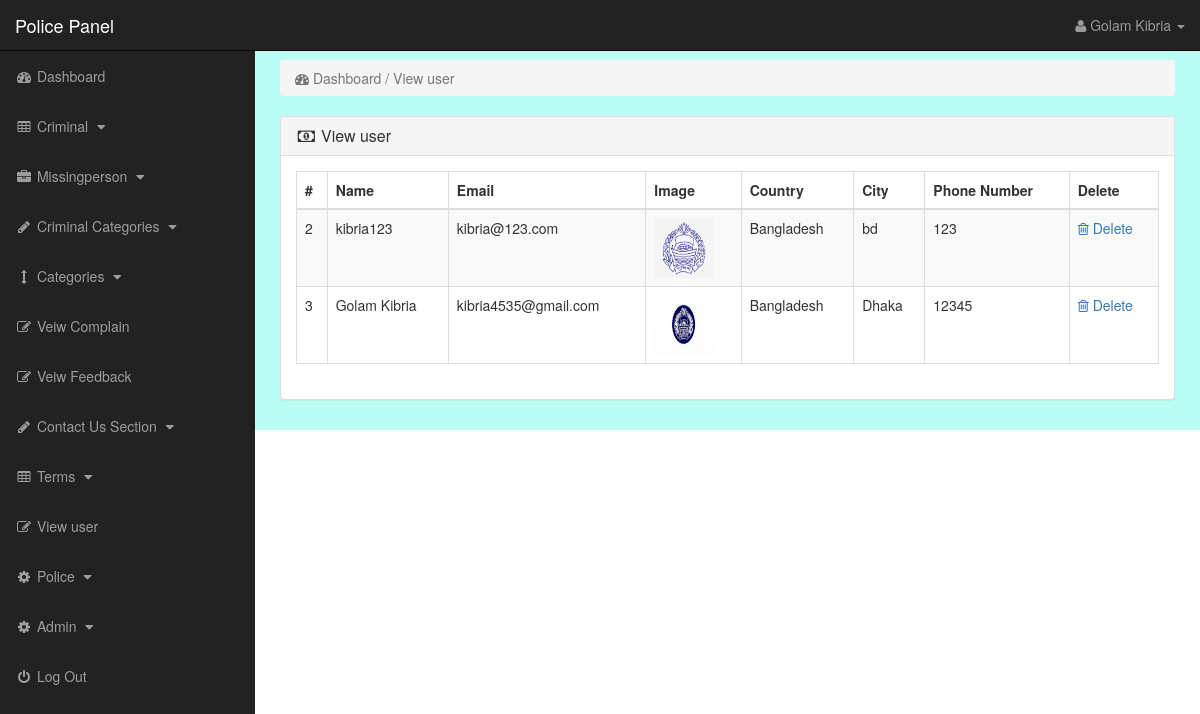
/police/index.php?view_user (signed in), run on the app's committed database.
### tables this page shows
CREATE TABLE `police` (
  `police_id` int(10) NOT NULL,
  `police_name` varchar(255) NOT NULL,
  `police_station` varchar(255) NOT NULL,
  `police_email` varchar(255) NOT NULL,
  `police_pass` varchar(255) NOT NULL,
  `police_image` text NOT NULL,
  `police_contact` varchar(255) NOT NULL,
  `police_country` text NOT NULL,
  `police_job` varchar(255) NOT NULL,
  `police_about` text NOT NULL
);

CREATE TABLE `user` (
  `user_id` int(10) NOT NULL,
  `user_name` varchar(255) NOT NULL,
  `user_email` varchar(255) NOT NULL,
  `user_pass` varchar(255) NOT NULL,
  `user_country` text NOT NULL,
  `user_city` text NOT NULL,
  `user_contact` varchar(255) NOT NULL,
  `user_address` text NOT NULL,
  `user_image` text NOT NULL,
  `user_ip` varchar(255) NOT NULL,
  `user_confirm_code` text NOT NULL
);

### police/view_user.php (the view, shortened to what this page needs)
<?php
if(!isset($_SESSION['police_email'])){
echo "<script>window.open('login.php','_self')</script>";
}
else {
?>
<div class="row">
<div class="col-lg-12">
<ol class="breadcrumb">
<li class="active">
<i class="fa fa-dashboard"></i> Dashboard / View user
</li>
</ol>
</div>
</div>
<div class="row">
<div class="col-lg-12">
<div class="panel panel-default">
<div class="panel-heading">
<h3 class="panel-title">
<i class="fa fa-money fa-fw"></i> View user
</h3>
</div>
<div class="panel-body" >
<div class="table-responsive" >
<table class="table table-bordered table-hover table-striped" >
<thead>
<tr>
<th>#</th>
<th>Name</th>
<th>Email</th>
<th>Image</th>
<th>Country</th>
<th>City</th>
<th>Phone Number</th>
<th>Delete</th>
</tr>
</thead>
<tbody>
<?php
$get_c = "select * from user";
$run_c = mysqli_query($con,$get_c);
while($row_c=mysqli_fetch_array($run_c)){
$c_id = $row_c['user_id'];
$c_name = $row_c['user_name'];
$c_email = $row_c['user_email'];
$c_image = $row_c['user_image'];
$c_country = $row_c['user_country'];
$c_city = $row_c['user_city'];
$c_contact = $row_c['user_contact'];
?>
<tr>
<td><?php echo $c_id; ?></td>
<td><?php echo $c_name; ?></td>
<td><?php echo $c_email; ?></td>
<td><img src="../user/user_images/<?php echo $c_image; ?>" width="60" height="60" ></td>
<td><?php echo $c_country; ?></td>
<td><?php echo $c_city; ?></td>
<td><?php echo $c_contact; ?></td>
<td>
<a href="index.php?user_delete=<?php echo $c_id; ?>" >
<i class="fa fa-trash-o" ></i> Delete
</a>
</td>
</tr>
<?php } ?>
</tbody>
</table>
</div>
</div>
</div>
</div>
</div>
<?php } ?>

### police/includes/sidebar.php (shortened to what this page needs)
<?php
if (!isset($_SESSION['police_email'])) {
    echo "<script>window.open('login.php','_self')</script>";
} else {
?>
    <nav class="navbar navbar-inverse navbar-fixed-top">
        <div class="navbar-header">
            <a class="navbar-brand" href="index.php?dashboard">Police Panel</a>
        </div>
        <ul class="nav navbar-right top-nav">
            <li class="dropdown">
                <a href="#" class="dropdown-toggle" data-toggle="dropdown">
                    <i class="fa fa-user"></i>
                    <?php echo $police_name; ?> <b class="caret"></b>
                </a>
            </li>
        </ul>
        <div class="collapse navbar-collapse navbar-ex1-collapse">
            <ul class="nav navbar-nav side-nav">
                <li>
                    <a href="index.php?dashboard">
                        <i class="fa fa-fw fa-dashboard"></i> Dashboard
                    </a>
                </li>
                <li>
                    <a href="#" data-toggle="collapse" data-target="#criminal">
                        <i class="fa fa-fw fa-table"></i> Criminal
                        <i class="fa fa-fw fa-caret-down"></i>
                    </a>
                </li>
                <li>
                    <a href="#" data-toggle="collapse" data-target="#missingperson">
                        <i class="fa fa-fw fa-briefcase"></i> Missingperson
                        <i class="fa fa-fw fa-caret-down"></i>
                    </a>
                </li>
                <li>
                    <a href="#" data-toggle="collapse" data-target="#c_cat">
                        <i class="fa fa-fw fa-pencil"></i> Criminal Categories
                        <i class="fa fa-fw fa-caret-down"></i>
                    </a>
                </li>
                <li>
                    <a href="#" data-toggle="collapse" data-target="#cat">
                        <i class="fa fa-fw fa-arrows-v"></i> Categories
                        <i class="fa fa-fw fa-caret-down"></i>
                    </a>
                </li>
                <li>
<a href="index.php?view_comp">
    <i class="fa fa-fw fa-edit"></i> Veiw Complain
</a>
</li>
<li>
<a href="index.php?view_feed">
    <i class="fa fa-fw fa-edit"></i> Veiw Feedback
</a>
</li>
                <li>
                    <a href="#" data-toggle="collapse" data-target="#contact_us">
                        <i class="fa fa-fw fa-pencil"> </i> Contact Us Section
                        <i class="fa fa-fw fa-caret-down"></i>
                    </a>
                </li>
                <li>
                    <a href="#" data-toggle="collapse" data-target="#terms">
                        <i class="fa fa-fw fa-table"></i> Terms
                        <i class="fa fa-fw fa-caret-down"></i>
                    </a>
                </li>
                <li>
                    <a href="index.php?view_user">
                        <i class="fa fa-fw fa-edit"></i> View user
                    </a>
                </li>
                <li>
                    <a href="#" data-toggle="collapse" data-target="#police">
                        <i class="fa fa-fw fa-gear"></i> Police
                        <i class="fa fa-fw fa-caret-down"></i>
                    </a>
                </li>
                <li>
                    <a href="#" data-toggle="collapse" data-target="#admin">
                        <i class="fa fa-fw fa-gear"></i> Admin
                        <i class="fa fa-fw fa-caret-down"></i>
                    </a>
                </li>
                <li>
                    <a href="logout.php">
                        <i class="fa fa-fw fa-power-off"></i> Log Out
                    </a>
                </li>
            </ul>
        </div>
    </nav>
<?php } ?>

### police/css/style.css (style rules this page uses)
body { margin-top:100px; }
@media (min-width: 768px) { body { margin-top:50px; } }
.top-nav { padding:0 15px; }
.top-nav>li { display:inline-block; float:left; }
.top-nav>li>a { padding-top:15px; padding-bottom:15px; line-height:20px; color:#999; }
@media (min-width: 768px) { .side-nav { position:fixed; top:51px; width:255px; border-radius:0; overflow-y:auto; background-color: #222; bottom:0; overflow-x:hidden; padding-bottom:40px; } }
@media (min-width: 768px) { .side-nav>li>a { width:255px; } }
.panel-body { border-radius:5px; }

### data on the page
police: police_name "Golam Kibria"
user: user_id "2", user_name "kibria123", user_email "kibria@123.com", user_image (picture), user_country "Bangladesh", user_city "bd", user_contact "123"
user: user_id "3", user_name "Golam Kibria", user_email "kibria4535@gmail.com", user_image (picture), user_country "Bangladesh", user_city "Dhaka", user_contact "12345"
